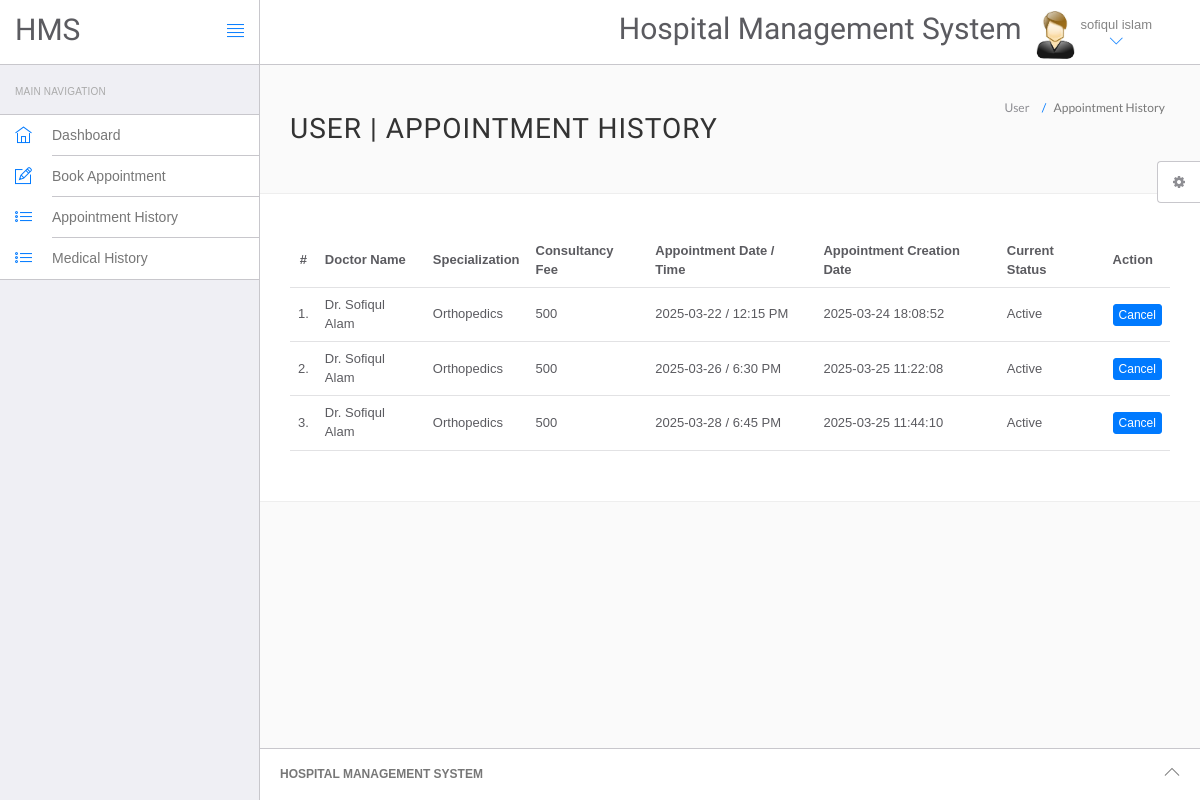
The app's page /hms/appointment-history.php (signed in) with its own data.
### tables this page shows
CREATE TABLE `users` (
  `id` int(11) NOT NULL,
  `fullName` varchar(255) DEFAULT NULL,
  `address` longtext DEFAULT NULL,
  `city` varchar(255) DEFAULT NULL,
  `gender` varchar(255) DEFAULT NULL,
  `email` varchar(255) DEFAULT NULL,
  `password` varchar(255) DEFAULT NULL,
  `regDate` timestamp NULL DEFAULT current_timestamp(),
  `updationDate` timestamp NULL DEFAULT NULL ON UPDATE current_timestamp()
);

CREATE TABLE `appointment` (
  `id` int(11) NOT NULL,
  `doctorSpecialization` varchar(255) DEFAULT NULL,
  `doctorId` int(11) DEFAULT NULL,
  `userId` int(11) DEFAULT NULL,
  `consultancyFees` int(11) DEFAULT NULL,
  `appointmentDate` varchar(255) DEFAULT NULL,
  `appointmentTime` varchar(255) DEFAULT NULL,
  `postingDate` timestamp NULL DEFAULT current_timestamp(),
  `userStatus` int(11) DEFAULT NULL,
  `doctorStatus` int(11) DEFAULT NULL,
  `updationDate` timestamp NULL DEFAULT NULL ON UPDATE current_timestamp()
);

CREATE TABLE `doctors` (
  `id` int(11) NOT NULL,
  `specilization` varchar(255) DEFAULT NULL,
  `doctorName` varchar(255) DEFAULT NULL,
  `address` longtext DEFAULT NULL,
  `docFees` varchar(255) DEFAULT NULL,
  `contactno` varchar(11) DEFAULT NULL,
  `docEmail` varchar(255) DEFAULT NULL,
  `password` varchar(255) DEFAULT NULL,
  `creationDate` timestamp NULL DEFAULT current_timestamp(),
  `updationDate` timestamp NULL DEFAULT NULL ON UPDATE current_timestamp()
);

### hms/appointment-history.php (the view, shortened to what this page needs)
<?php
include('include/config.php');
if(strlen($_SESSION['id']==0)) {
 header('location:logout.php');
  } else{
?>
<!DOCTYPE html>
<html lang="en">
	<head>
		<link rel="stylesheet" href="vendor/bootstrap/css/bootstrap.min.css">
		<link rel="stylesheet" href="vendor/fontawesome/css/font-awesome.min.css">
		<link rel="stylesheet" href="vendor/themify-icons/themify-icons.min.css">
		<link href="vendor/animate.css/animate.min.css" rel="stylesheet" media="screen">
		<link href="vendor/perfect-scrollbar/perfect-scrollbar.min.css" rel="stylesheet" media="screen">
		<link href="vendor/switchery/switchery.min.css" rel="stylesheet" media="screen">
		<link href="vendor/bootstrap-touchspin/jquery.bootstrap-touchspin.min.css" rel="stylesheet" media="screen">
		<link href="vendor/select2/select2.min.css" rel="stylesheet" media="screen">
		<link href="vendor/bootstrap-datepicker/bootstrap-datepicker3.standalone.min.css" rel="stylesheet" media="screen">
		<link href="vendor/bootstrap-timepicker/bootstrap-timepicker.min.css" rel="stylesheet" media="screen">
		<link rel="stylesheet" href="assets/css/styles.css">
		<link rel="stylesheet" href="assets/css/plugins.css">
		<link rel="stylesheet" href="assets/css/themes/theme-1.css" id="skin_color" />
	</head>
	<body>
		<div id="app">
<?php include('include/sidebar.php');?>
			<div class="app-content">
					<?php include('include/header.php');?>
				<div class="main-content" >
					<div class="wrap-content container" id="container">
						<section id="page-title">
							<div class="row">
								<div class="col-sm-8">
									<h1 class="mainTitle">User  | Appointment History</h1>
																	</div>
								<ol class="breadcrumb">
									<li>
										<span>User </span>
									</li>
									<li class="active">
										<span>Appointment History</span>
									</li>
								</ol>
							</div>
						</section>
						<div class="container-fluid container-fullw bg-white">
									<div class="row">
								<div class="col-md-12">
									<table class="table table-hover" id="sample-table-1">
										<thead>
											<tr>
												<th class="center">#</th>
												<th class="hidden-xs">Doctor Name</th>
												<th>Specialization</th>
												<th>Consultancy Fee</th>
												<th>Appointment Date / Time </th>
												<th>Appointment Creation Date  </th>
												<th>Current Status</th>
												<th>Action</th>
											</tr>
										</thead>
										<tbody>
<?php
$sql=mysqli_query($con,"select doctors.doctorName as docname,appointment.*  from appointment join doctors on doctors.id=appointment.doctorId where appointment.userId='".$_SESSION['id']."'");
$cnt=1;
while($row=mysqli_fetch_array($sql))
{
?>
											<tr>
												<td class="center"><?php echo $cnt;?>.</td>
												<td class="hidden-xs"><?php echo $row['docname'];?></td>
												<td><?php echo $row['doctorSpecialization'];?></td>
												<td><?php echo $row['consultancyFees'];?></td>
												<td><?php echo $row['appointmentDate'];?> / <?php echo
												 $row['appointmentTime'];?>
												</td>
												<td><?php echo $row['postingDate'];?></td>
												<td>
<?php if(($row['userStatus']==1) && ($row['doctorStatus']==1))
{
	echo "Active";
}
												?></td>
												<td >
												<div class="visible-md visible-lg hidden-sm hidden-xs">
							<?php if(($row['userStatus']==1) && ($row['doctorStatus']==1))
{ ?>
	<a href="appointment-history.php?id=<?php echo $row['id']?>&cancel=update" onClick="return confirm('Are you sure you want to cancel this appointment ?')"class="btn btn-primary btn-xs" title="Cancel Appointment" tooltip-placement="top" tooltip="Remove">Cancel</a>
	<?php } else {
		echo "Canceled";
		} ?>
												</div>
												</td>
											</tr>
											<?php
$cnt=$cnt+1;
											 }?>
										</tbody>
									</table>
								</div>
							</div>
								</div>
					</div>
				</div>
			</div>
	<?php include('include/footer.php');?>
	<?php include('include/setting.php');?>
		</div>
	</body>
</html>
<?php } ?>

### hms/include/header.php (shortened to what this page needs)
<header class="navbar navbar-default navbar-static-top">
					<div class="navbar-header">
						<a class="navbar-brand" href="#">
							<h2 style="padding-top:20% ">HMS</h2>
						</a>
						<a href="#" class="sidebar-toggler pull-right visible-md visible-lg" data-toggle-class="app-sidebar-closed" data-toggle-target="#app">
							<i class="ti-align-justify"></i>
						</a>
					</div>
					<div class="navbar-collapse collapse">
						<ul class="nav navbar-right">
								<li  style="padding-top:2% ">
								<h2>Hospital Management System</h2>
							</li>
							<li class="dropdown current-user">
								<a href class="dropdown-toggle" data-toggle="dropdown">
									<img src="assets/images/images.jpg"> <span class="username">
									<?php $query=mysqli_query($con,"select fullName from users where id='".$_SESSION['id']."'");
while($row=mysqli_fetch_array($query))
{
	echo $row['fullName'];
}
									?> <i class="ti-angle-down"></i></i></span>
								</a>
							</li>
						</ul>
					</div>
				</header>

### hms/assets/css/themes/theme-1.css (style rules this page uses)
body { background: #FAFAFA; }
header .navbar-header { background: #ffffff !important; border-right-color: #c8c7cc !important; border-bottom-color: #c8c7cc !important; }
header .navbar-header .sidebar-toggler, header .navbar-header .sidebar-mobile-toggler { color: #007aff !important; }
header .navbar-header .navbar-brand { color: #777 !important; }
header .navbar-collapse { background: #ffffff !important; border-bottom-color: #c8c7cc !important; box-shadow: none !important; }
header .navbar-collapse .navbar-right > li > a { color: #777; }
header .navbar-collapse .navbar-right > li > a i { color: #007aff !important; }

### records on screen
users: fullName "sofiqul islam"
appointment: doctorId.doctorName "Dr. Sofiqul Alam", doctorSpecialization "Orthopedics", consultancyFees "500", appointmentDate "2025-03-22", appointmentTime "12:15 PM", postingDate "2025-03-24 18:08:52", userStatus "Active"
appointment: doctorId.doctorName "Dr. Sofiqul Alam", doctorSpecialization "Orthopedics", consultancyFees "500", appointmentDate "2025-03-26", appointmentTime "6:30 PM", postingDate "2025-03-25 11:22:08", userStatus "Active"
appointment: doctorId.doctorName "Dr. Sofiqul Alam", doctorSpecialization "Orthopedics", consultancyFees "500", appointmentDate "2025-03-28", appointmentTime "6:45 PM", postingDate "2025-03-25 11:44:10", userStatus "Active"
